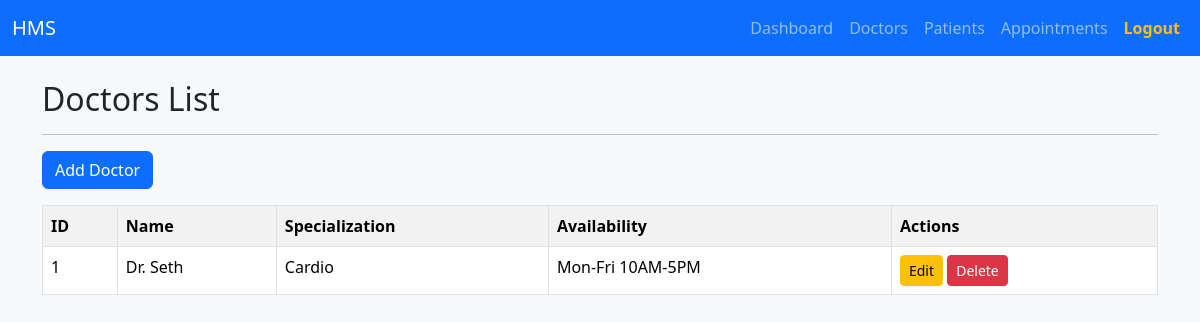
Page /admin/doctors (signed in) on the committed database.
### tables this page shows
CREATE TABLE doctors (
            id INTEGER PRIMARY KEY AUTOINCREMENT,
            name TEXT,
            specialization TEXT,
            department_id INTEGER,
            contact TEXT,
            availability TEXT,
            user_ref INTEGER UNIQUE,
            FOREIGN KEY (user_ref) REFERENCES users(id),
            FOREIGN KEY (department_id) REFERENCES departments(id)
        );

### controllers/admin.py (the view)
@admin_blueprint.route("/doctors")
@admin_required
def doctors_list():
    conn = start_connection()
    cur = conn.cursor()
    cur.execute("SELECT * FROM doctors")
    doctors = cur.fetchall()
    return render_template("admin/doctors_list.html", doctors=doctors)

### app.py (called while the page is built)
@app.teardown_appcontext
def teardown_database(exception):
    close_connection()

### controllers/admin.py (called while the page is built)
def admin_required(route_function):
    @wraps(route_function)
    def wrapper(*args, **kwargs):
        if session.get("role") != "admin":
            flash("Cannot access! Unauthorized user! Admin login required.", "error")
            return redirect("/login")
        return route_function(*args, **kwargs)
    return wrapper

### database.py (called while the page is built)
def start_connection():     #If connection does not exist, create a new one
    conn = getattr(g, "db_connection", None)
    if conn is None:
        conn = sqlite3.connect(db)
        conn.row_factory = sqlite3.Row
        g.db_connection = conn
    return g.db_connection

def close_connection(error=None):
    conn = getattr(g, "db_connection", None)
    if conn is not None:
        conn.close()

### templates/admin/doctors_list.html (shortened to what this page needs)
{% extends "layout.html" %}
{% block content %}
<h2>Doctors List</h2>
<hr>
<a href="{{ url_for('admin.add_doctor') }}" class="btn btn-primary mb-3">Add Doctor</a>
<table class="table table-bordered table-striped">
    <tr>
        <th>ID</th>
        <th>Name</th>
        <th>Specialization</th>
        <th>Availability</th>
        <th>Actions</th>
    </tr>
    {% for d in doctors %}
    <tr>
        <td>{{ d.id }}</td>
        <td>{{ d.name }}</td>
        <td>{{ d.specialization }}</td>
        <td>{{ d.availability }}</td>
        <td>
            <a href="{{ url_for('admin.edit_doctor', doctor_id=d.id) }}" class="btn btn-warning btn-sm">Edit</a>
            <a href="{{ url_for('admin.delete_doctor', doctor_id=d.id) }}" class="btn btn-danger btn-sm">Delete</a>
        </td>
    </tr>
    {% endfor %}
</table>
{% endblock %}

### static/css/custom.css (style rules this page uses)
body { background-color: #f7f9fc; }

### rows in the picture
doctors: id "1", name "Dr. Seth", specialization "Cardio", availability "Mon-Fri 10AM-5PM"
